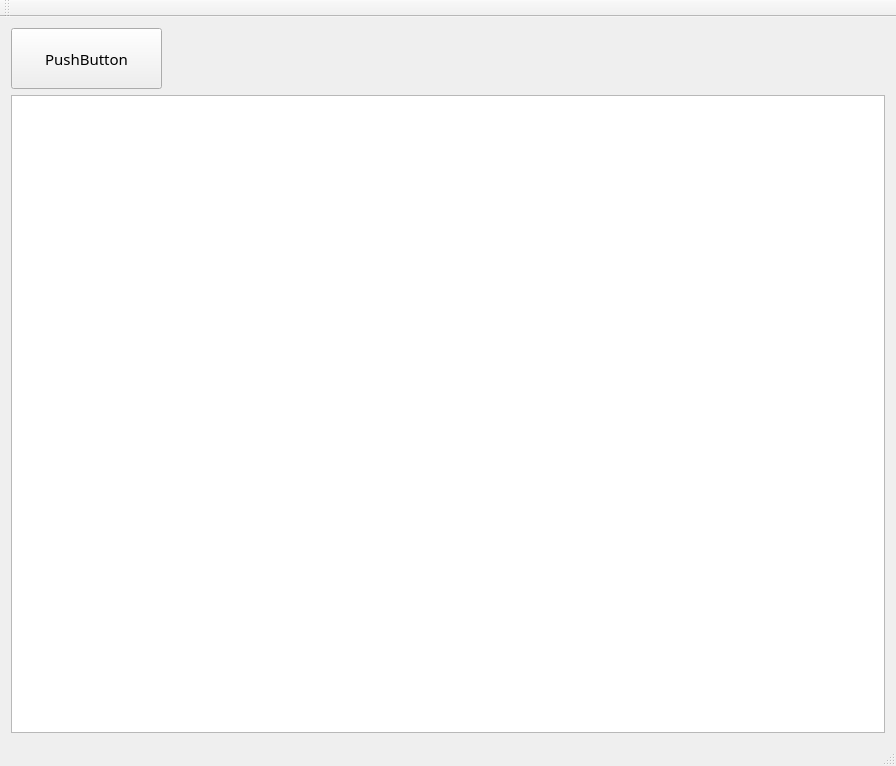
<?xml version="1.0" encoding="UTF-8"?>
<ui version="4.0">
 <class>GUIClass</class>
 <widget class="QMainWindow" name="GUIClass">
  <property name="geometry">
   <rect>
    <x>0</x>
    <y>0</y>
    <width>896</width>
    <height>766</height>
   </rect>
  </property>
  <property name="windowTitle">
   <string>GUI</string>
  </property>
  <widget class="QWidget" name="centralWidget">
   <layout class="QVBoxLayout" name="verticalLayout">
    <item>
     <layout class="QHBoxLayout" name="horizontalLayout"/>
    </item>
    <item>
     <widget class="QPushButton" name="totalCostLabel">
      <property name="minimumSize">
       <size>
        <width>151</width>
        <height>61</height>
       </size>
      </property>
      <property name="maximumSize">
       <size>
        <width>151</width>
        <height>61</height>
       </size>
      </property>
      <property name="font">
       <font>
        <family>Myanmar Text</family>
        <pointsize>11</pointsize>
       </font>
      </property>
      <property name="text">
       <string>PushButton</string>
      </property>
     </widget>
    </item>
    <item>
     <widget class="QTableView" name="mainTableView"/>
    </item>
   </layout>
  </widget>
  <widget class="QMenuBar" name="menuBar">
   <property name="geometry">
    <rect>
     <x>0</x>
     <y>0</y>
     <width>896</width>
     <height>26</height>
    </rect>
   </property>
  </widget>
  <widget class="QToolBar" name="mainToolBar">
   <attribute name="toolBarArea">
    <enum>TopToolBarArea</enum>
   </attribute>
   <attribute name="toolBarBreak">
    <bool>false</bool>
   </attribute>
  </widget>
  <widget class="QStatusBar" name="statusBar"/>
 </widget>
 <layoutdefault spacing="6" margin="11"/>
 <resources>
  <include location="GUI.qrc"/>
 </resources>
 <connections/>
</ui>
